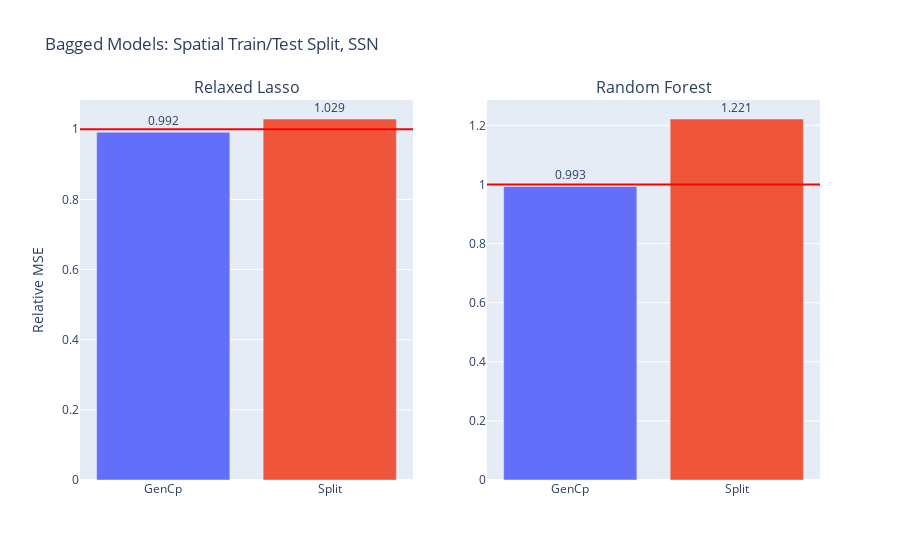

Notebook cell for this chart:
### Code cell
fig = gen_model_barplots(
    model_errs, 
    model_names, 
    est_names, 
    title="Bagged Models: Spatial Train/Test Split, SSN", 
)
fig.show()

### Figure 1 — Plotly figure (JSON) as saved in the notebook; plotly's stock layout.template omitted (floating-point values rounded to 4 significant figures)
{"data": [{"marker": {"color": ["#636EFA", "#EF553B", "#00CC96", "#AB63FA", "#FFA15A", "#19D3F3", "#FF6692", "#B6E880", "#FF97FF", "#FECB52"]}, "text": [0.992, 1.029], "textposition": "outside", "type": "bar", "x": ["GenCp", "Split"], "xaxis": "x", "y": [0.9916, 1.029], "yaxis": "y"}, {"marker": {"color": ["#636EFA", "#EF553B", "#00CC96", "#AB63FA", "#FFA15A", "#19D3F3", "#FF6692", "#B6E880", "#FF97FF", "#FECB52"]}, "text": [0.993, 1.221], "textposition": "outside", "type": "bar", "x": ["GenCp", "Split"], "xaxis": "x2", "y": [0.9933, 1.221], "yaxis": "y2"}], "layout": {"annotations": [{"font": {"size": 16}, "showarrow": false, "text": "Relaxed Lasso", "x": 0.225, "xanchor": "center", "xref": "paper", "y": 1, "yanchor": "bottom", "yref": "paper"}, {"font": {"size": 16}, "showarrow": false, "text": "Random Forest", "x": 0.775, "xanchor": "center", "xref": "paper", "y": 1, "yanchor": "bottom", "yref": "paper"}], "shapes": [{"line": {"color": "red"}, "type": "line", "x0": 0, "x1": 1, "xref": "x domain", "y0": 1, "y1": 1, "yref": "y"}, {"line": {"color": "red"}, "type": "line", "x0": 0, "x1": 1, "xref": "x2 domain", "y0": 1, "y1": 1, "yref": "y2"}], "showlegend": false, "title": {"text": "Bagged Models: Spatial Train/Test Split, SSN"}, "xaxis": {"anchor": "y", "domain": [0, 0.45]}, "xaxis2": {"anchor": "y2", "domain": [0.55, 1]}, "yaxis": {"anchor": "x", "domain": [0, 1], "title": {"text": "Relative MSE"}}, "yaxis2": {"anchor": "x2", "domain": [0, 1]}}}
